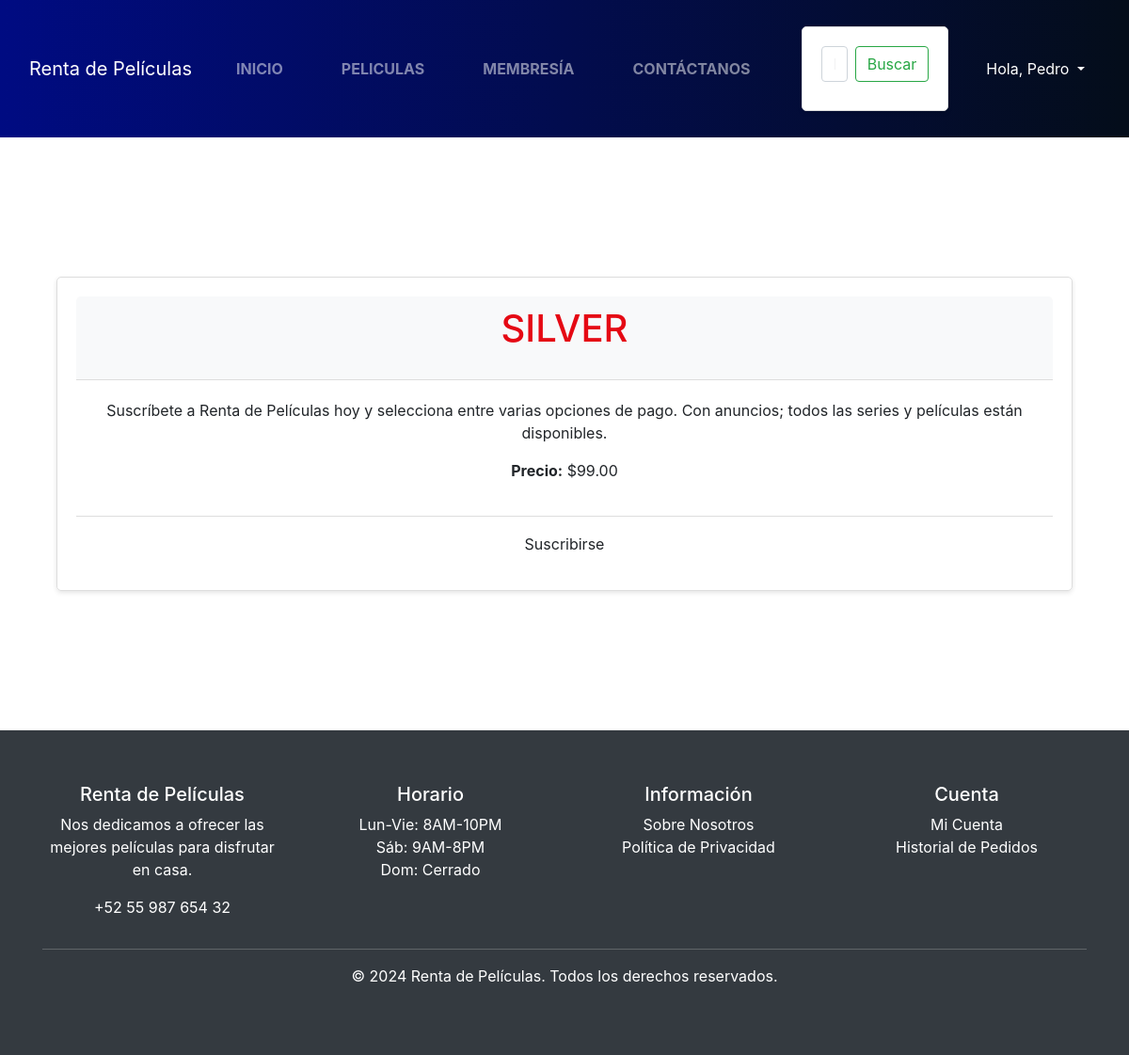
The page /membership/silver/ (signed in) on the database its author committed.
### membership/models.py (models this page shows, shortened)
class Membership(models.Model):
    MEMBERSHIP_CHOICES = (
        ('Free', 'Free'),
        ('Silver', 'Silver'),
        ('Gold', 'Gold'),
    )
    slug = models.SlugField()
    membership_type = models.CharField(
        choices=MEMBERSHIP_CHOICES,
        default='Free',
        max_length=30
    )
    price = models.DecimalField(max_digits=6, decimal_places=2)
    description = models.TextField()

### membership/views.py (the view)
# urls.py: path('<slug:membership_slug>/', membership_detail, name='membership_detail'),
@login_required
def membership_detail(request, membership_slug):
    membership = Membership.objects.get(slug=membership_slug)
    context = {
        'membership': membership
    }
    return render(request, 'membership_detail.html', context)

### carro/context_processor.py (called while the page is built)
def importe_total_carro(request):
    carro = request.session.get('carro', {})
    total = sum(item['price'] * item['quantity'] for item in carro.values())
    return {'importe_total_carro': total}

### membership/templates/membership_detail.html (shortened to what this page needs)
{% extends "base.html" %}
{% load static %}
{% block content %}
<!DOCTYPE html>
<html>
<head>
    <link rel="stylesheet" href="https://stackpath.bootstrapcdn.com/bootstrap/4.5.2/css/bootstrap.min.css">
</head>
<body>
    <div class="container">
        <div class="membership-card">
            <div class="membership-header">
                <h2>{{ membership.membership_type }}</h2>
            </div>
            <div class="membership-body">
                <p>{{ membership.description }}</p>
                <p><strong>Precio:</strong> ${{ membership.price }}</p>
            </div>
            <div class="membership-footer">
                <a href="{% url 'subscribe' membership.slug %}" class="btn btn-subscribe">Suscribirse</a>
            </div>
        </div>
    </div>
</body>
</html>
{% endblock %}

### lobby/templates/base.html (shortened to what this page needs)
<!DOCTYPE html>
<html lang="es">
{% load static %}
<head>
    <link href="https://cdn.jsdelivr.net/npm/bootstrap@5.3.3/dist/css/bootstrap.min.css" rel="stylesheet">
    <link href="{% static 'css/styles.css' %}" rel="stylesheet">
</head>
<body onload="deshabilitaRetroceso()">
    <nav class="navbar navbar-expand-lg navbar-dark bg-dark">
        <div class="container-fluid">
            <a class="navbar-brand" href="{% url 'lobby' %}">Renta de Películas</a>
            <div class="collapse navbar-collapse justify-content-center" id="navbarSupportedContent">
                <ul class="navbar-nav mb-2 mb-lg-0">
                    <li class="nav-item px-2">
                        <a class="nav-link {% if request.path == '/' %}active{% endif %}" href="{% url 'lobby' %}">INICIO</a>
                    </li>
                    <li class="nav-item px-2">
                        <a class="nav-link {% if request.path == '/rentar/' %}active{% endif %}" href="{% url 'busqueda_peliculas' %}">PELICULAS</a>
                    </li>
                    <li class="nav-item px-2">
                        <a class="nav-link {% if request.path == '/Membresia/' %}active{% endif %}" href="{% url 'membership_list' %}">MEMBRESÍA</a>
                    </li>
                    <li class="nav-item px-2">
                        <a class="nav-link {% if request.path == '/contactanos/' %}active{% endif %}" href="#">CONTÁCTANOS</a>
                    </li>
                </ul>
                <form class="d-flex ms-lg-4" action="{% url 'resultados_peliculas' %}" method="get">
                    <input class="form-control me-2" type="text" placeholder="Película" name="pelicula" required>
                    <button class="btn btn-outline-success" type="submit">Buscar</button>
                </form>
                <div class="dropdown ms-lg-4">
                    {% if user.is_authenticated %}
                    <a class="nav-link dropdown-toggle text-white" href="#" role="button" data-bs-toggle="dropdown" aria-expanded="false">
                        Hola, {{ user.username }}
                    </a>
                    {% endif %}
                </div>
            </div>
        </div>
    </nav>
    <main class="container my-5">
        {% block content %}{% endblock %}
    </main>
    <footer class="py-3 bg-dark text-white text-center">
        <div class="container">
            <div class="row">
                <div class="col-md-3">
                    <h5>Renta de Películas</h5>
                    <p>Nos dedicamos a ofrecer las mejores películas para disfrutar en casa.</p>
                    <p>+52 55 987 654 32</p>
                </div>
                <div class="col-md-3">
                    <h5>Horario</h5>
                    <ul class="list-unstyled">
                        <li>Lun-Vie: 8AM-10PM</li>
                        <li>Sáb: 9AM-8PM</li>
                        <li>Dom: Cerrado</li>
                    </ul>
                </div>
                <div class="col-md-3">
                    <h5>Información</h5>
                    <ul class="list-unstyled">
                        <li><a href="#" class="text-white">Sobre Nosotros</a></li>
                        <li><a href="#" class="text-white">Política de Privacidad</a></li>
                    </ul>
                </div>
                <div class="col-md-3">
                    <h5>Cuenta</h5>
                    <ul class="list-unstyled">
                        <li><a href="#" class="text-white">Mi Cuenta</a></li>
                        <li><a href="#" class="text-white">Historial de Pedidos</a></li>
                    </ul>
                </div>
            </div>
            <hr class="bg-white">
            <p>&copy; 2024 Renta de Películas. Todos los derechos reservados.</p>
        </div>
    </footer>
</body>
</html>

### lobby/static/css/styles.css (style rules this page uses)
:root { --primary-color: #115fcd; --secondary-color: #f4b400; --background-color: #ecede8; --text-color: #333; --header-color: #ffffff; --hover-color: #14141a; }
body, html { font-family: 'Roboto', Arial, sans-serif; margin: 0; padding: 0; background-color: var(--background-color); color: var(--text-color); text-align: center; overflow-x: hidden; }
.navbar { background: linear-gradient(90deg, #000b82, #040d1a); border: none; margin-bottom: 0; padding-bottom: 0; }
.navbar-nav .nav-link { color: #fff; font-weight: bold; transition: color 0.3s ease; text-transform: uppercase; }
.container-fluid { width: 100%; padding-left: 15px; padding-right: 15px; margin-left: auto; margin-right: auto; }
nav ul { list-style: none; padding: 0; margin: 0; display: flex; justify-content: center; }
nav ul li { margin: 0 15px; }
nav ul li a { color: #fff; text-decoration: none; font-weight: bold; }
.form-control { border-radius: 20px; border: 2px solid #8a2be2; outline: none; box-shadow: none; }
.btn-outline-success { border-color: #f4b400; color: #f4b400; border-radius: 20px; transition: background-color 0.3s ease, color 0.3s ease; }
main { padding: 20px; }
.container { max-width: 1200px; margin: auto; padding: 40px 20px; text-align: center; }
.container h2 { font-size: 2.5rem; margin-bottom: 20px; color: #e50914; text-transform: uppercase; }
form { max-width: 600px; margin: 20px auto; padding: 20px; background-color: #fff; border: 1px solid #ddd; border-radius: 5px; box-shadow: 0 2px 5px rgba(0, 0, 0, 0.1); }
form input, form button { display: block; width: 100%; padding: 10px; margin-bottom: 10px; border: 1px solid #ddd; border-radius: 5px; }
form button { background-color: #007bff; color: #fff; border: none; cursor: pointer; transition: background-color 0.3s ease; }
.membership-card { border: 1px solid #ddd; border-radius: 5px; padding: 20px; margin: 20px 0; box-shadow: 0 2px 5px rgba(0, 0, 0, 0.1); transition: transform 0.2s }
.membership-header { background-color: #f8f9fa; padding: 10px; border-bottom: 1px solid #ddd; border-radius: 5px 5px 0 0; }
.membership-body { padding: 20px; }
.membership-footer { text-align: center; padding: 10px; border-top: 1px solid #ddd; border-radius: 0 0 5px 5px; }
.btn-subscribe { background-color: #007bff; color: white; }

### rows shown on the page
Membership: membership_type "SILVER", description "Suscríbete a Renta de Películas hoy y selecciona entre varias opciones de pago. Con anuncios; todos las series y películas están disponibles.", price "99.00"

### other values the page prints
{{ user.username }} "Pedro"
